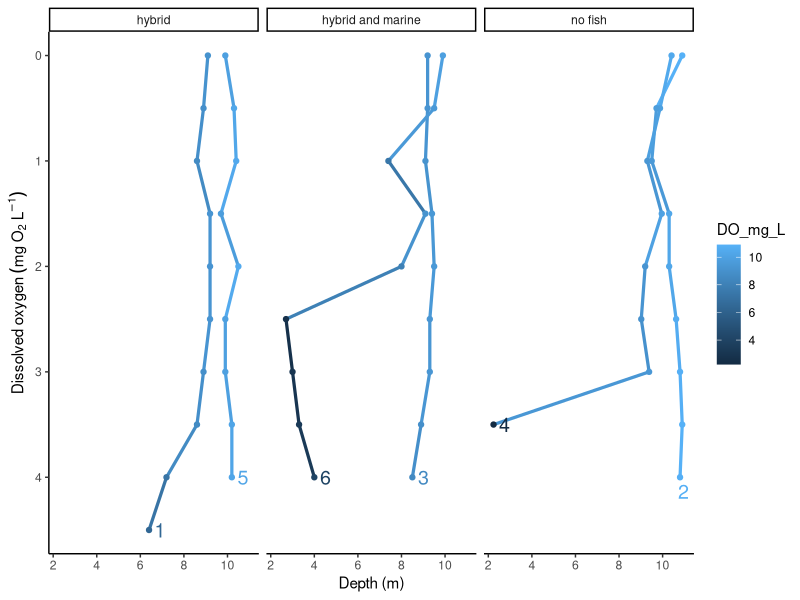
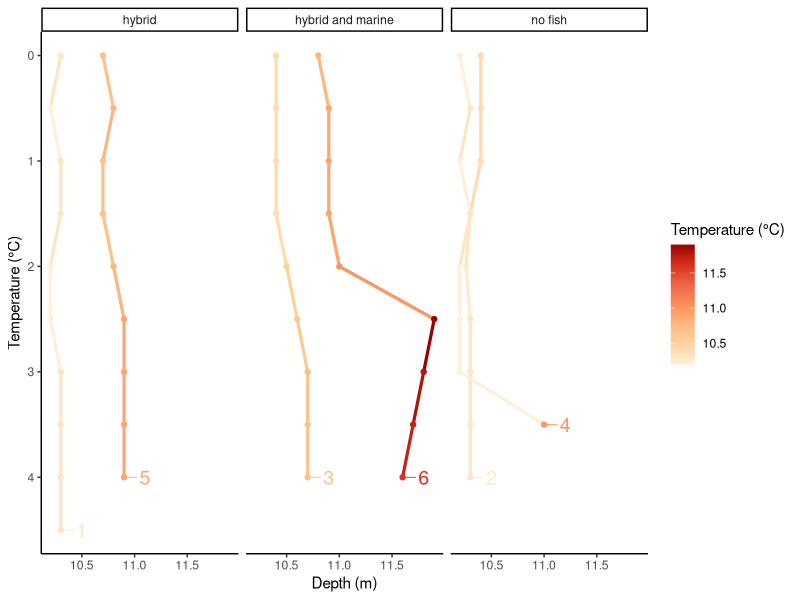
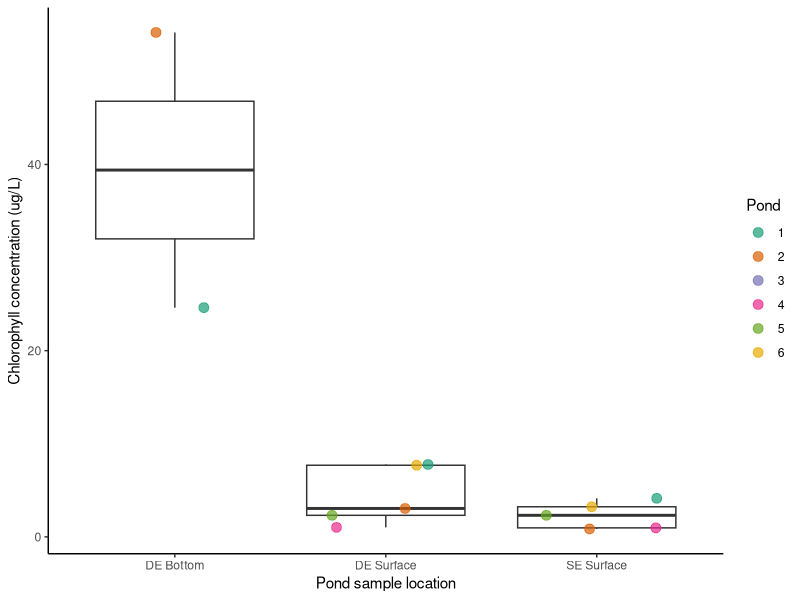
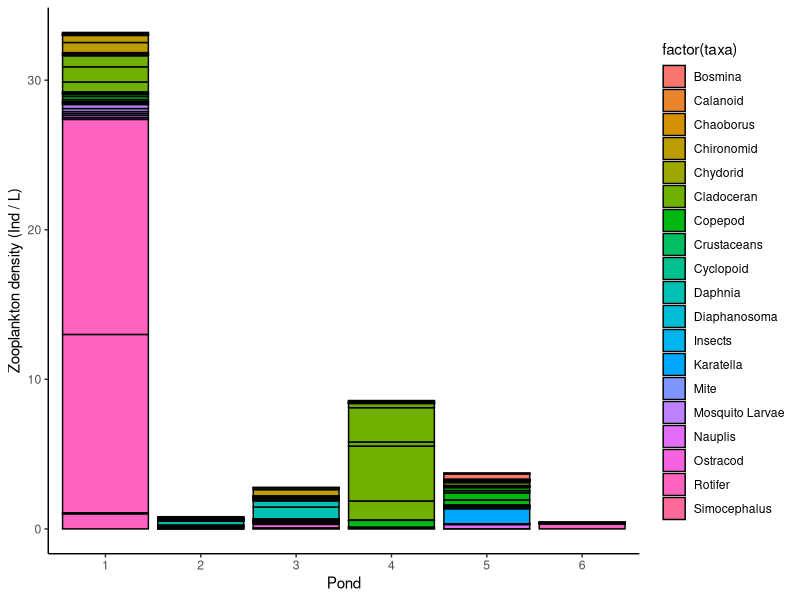
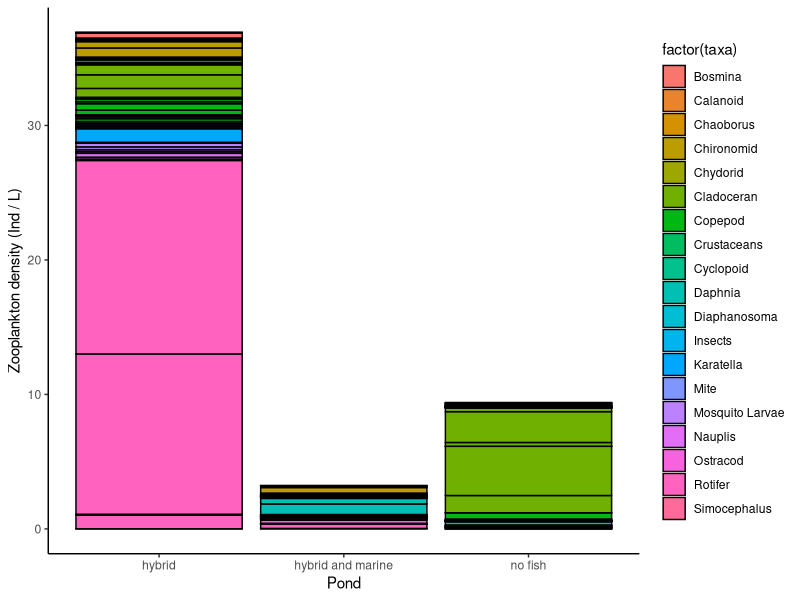
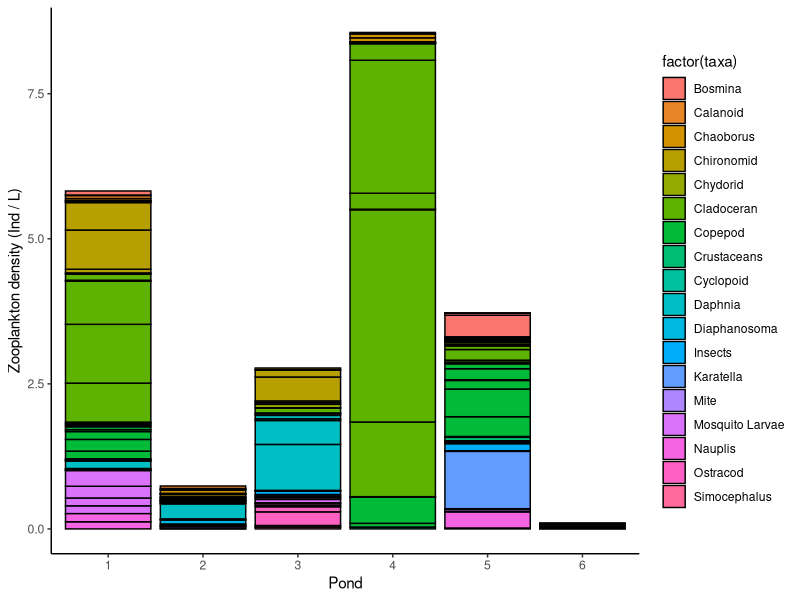
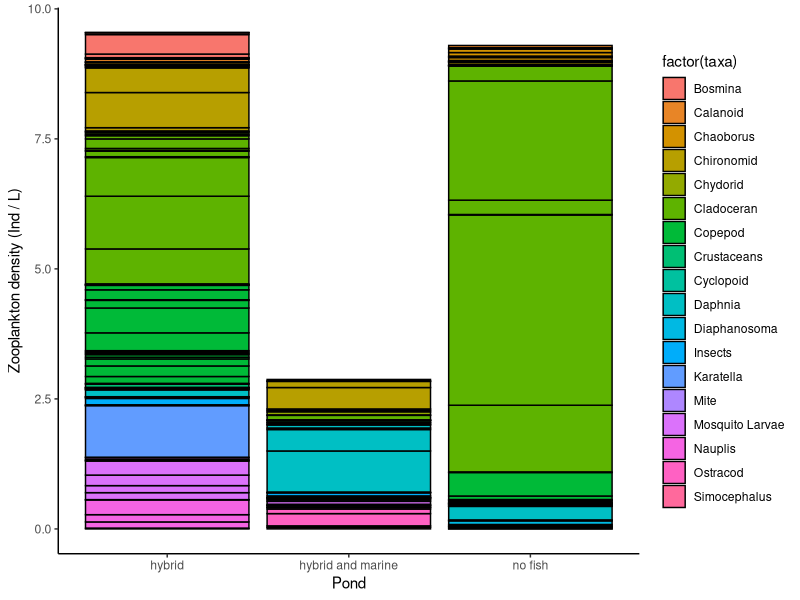
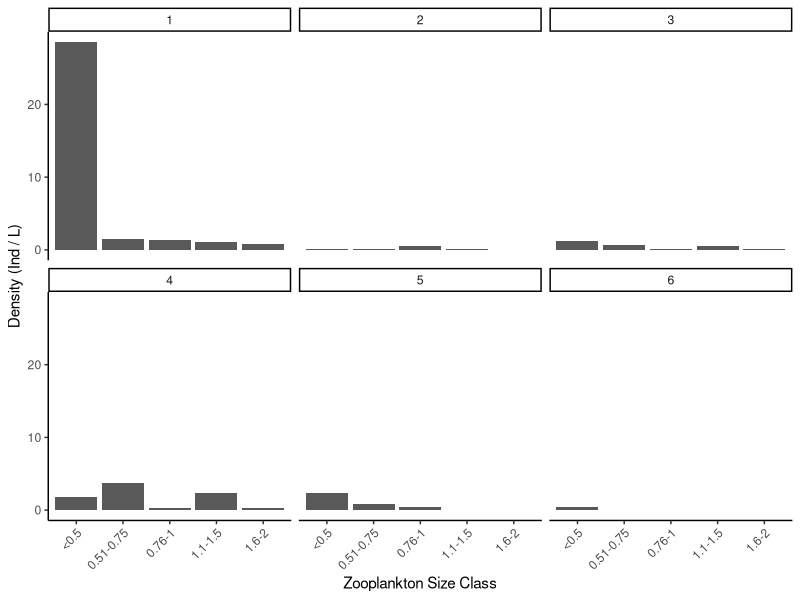

These figures' R source, in order:
## ---- chunk 1
knitr::opts_chunk$set(echo = TRUE)
library(tidyverse)
library(ggplot2)
library(dplyr)
library(vegan)
library(readxl)
library(tidyr)
library(stringr)
library(ggrepel)
library(RColorBrewer)
## ---- chunk 2
#setwd("YOUR DATA PATH")
getwd()
## ---- chunk 3
#load in class zooplankton data
zoops <- read.csv("../data/402_zoops_long.csv", check.names = FALSE)

#load in YSI and water quality data
profile_data <- read.csv("../data/402_Ponds_YSI_2025.csv") 
profile_data <- profile_data %>%
  mutate(pond = as.factor(pond))
water_quality <- read.csv("../data/402_Ponds_water quality_2025.csv")

#create dataframe without rotifers
zoops_no_rotifers <- zoops  |> 
  filter(taxa != "Rotifer")

## ---- chunk 4
endpoints <- profile_data  |> 
  group_by(pond, treatment)  |> 
  slice(which.max(depth_m))

dissolved_o2_plot <- profile_data  |> 
  ggplot(aes(x = DO_mg_L, y = depth_m,
             group = pond,
             color = DO_mg_L)) +
  geom_path(size = 1.1) +
  geom_point() +
  scale_y_reverse() +
  xlab("Depth (m)")+
  ylab(expression(Dissolved~oxygen~(mg~O[2]~L^-1)))+ 
  geom_text_repel(
    data = endpoints,
    aes(label = pond),
    nudge_x = 0.2,
    segment.size = 0.3,
    size = 5
  ) +
  theme_classic() +
  facet_wrap(~ treatment)
dissolved_o2_plot
## ---- chunk 5
endpoints_temp <- profile_data  |> 
  group_by(pond, treatment)  |> 
  slice(which.max(depth_m))

temp_plot <- profile_data  |> 
  ggplot(aes(x = temp_C, y = depth_m,
             group = pond,
             color = temp_C)) +
  geom_path(size = 1.1) +
  geom_point() +
  scale_y_reverse() +
  scale_color_distiller(
  palette = "OrRd",
  direction = 1,
  name = "Temperature (°C)")+
  labs(x = "Depth (m)",  
       y = "Temperature (°C)")+
  geom_text_repel(
    data = endpoints,
    aes(label = pond),
    nudge_x = 0.2,
    segment.size = 0.3,
    size = 5
  ) +
  theme_classic() +
  facet_wrap(~ treatment)
temp_plot
## ---- chunk 6
water_quality_plot_bylocation <- water_quality |> 
  ggplot(aes(x = location, 
             y = chla.ug_L.sample.water)) + 
  geom_boxplot() + 
  geom_jitter(aes(color = factor(pond)),
              width = 0.3, size = 3, alpha = 0.7) +
  scale_color_brewer(palette = "Dark2") + 
  theme_classic() +
  xlab("Pond sample location") + 
  ylab("Chlorophyll concentration (ug/L)") +
  labs(color = "Pond")

water_quality_plot_bylocation
## ---- chunk 7
colnames(zoops)
## ---- chunk 8
zoop_taxa_plot <- zoops  |> 
  ggplot(aes(x = factor(pond),
             y = density_count_per_L,
             fill = factor(taxa))) +
  geom_bar(stat = "identity", color = "black") +
  theme_classic() +
  ylab("Zooplankton density (Ind / L)") +
  xlab("Pond")

zoop_taxa_no_rotifer_plot <- zoops_no_rotifers  |> 
  ggplot(aes(x = factor(pond),
             y = density_count_per_L,
             fill = factor(taxa))) +
  geom_bar(stat = "identity", color = "black") +
  theme_classic() +
  ylab("Zooplankton density (Ind / L)") +
  xlab("Pond")

zoop_taxa_treat <- zoops  |> 
  ggplot(aes(x = factor(treatment),
             y = density_count_per_L,
             fill = factor(taxa))) +
  geom_bar(stat = "identity", color = "black") +
  theme_classic() +
  ylab("Zooplankton density (Ind / L)") +
  xlab("Pond")

zoop_taxa_no_rotifer_treat <- zoops_no_rotifers  |> 
  ggplot(aes(x = factor(treatment),
             y = density_count_per_L,
             fill = factor(taxa))) +
  geom_bar(stat = "identity", color = "black") +
  theme_classic() +
  ylab("Zooplankton density (Ind / L)") +
  xlab("Pond")


zoop_taxa_plot
zoop_taxa_treat
zoop_taxa_no_rotifer_plot
zoop_taxa_no_rotifer_treat
## ---- chunk 9
zoop_size_pond <- zoops |> 
  ggplot(aes(x = size, y = density_count_per_L)) +
  geom_bar(stat = "identity") +
  facet_wrap(~ pond) +
  theme_classic() +
  labs(x = "Zooplankton Size Class",
       y = "Density (Ind / L)",
       fill = "size") +
  theme(axis.text.x = element_text(angle = 45, hjust = 1))

zoop_size_pond_no_rotifer <- zoops_no_rotifers |> 
  ggplot(aes(x = size, y = density_count_per_L)) +
  geom_bar(stat = "identity") +
  facet_wrap(~ pond) +
  theme_classic() +
  labs(x = "Zooplankton Size Class",
       y = "Density (Ind / L)",
       fill = "size") +
  theme(axis.text.x = element_text(angle = 45, hjust = 1))

zoop_size_treat <- zoops |> 
  ggplot(aes(x = size, y = density_count_per_L)) +
  geom_bar(stat = "identity") +
  facet_wrap(~ treatment) +
  theme_classic() +
  labs(x = "Zooplankton Size Class",
       y = "Density (Ind / L)",
       fill = "size") +
  theme(axis.text.x = element_text(angle = 45, hjust = 1))

zoop_size_treat_no_rotifer <- zoops_no_rotifers |> 
  ggplot(aes(x = size, y = density_count_per_L)) +
  geom_bar(stat = "identity") +
  facet_wrap(~ treatment) +
  theme_classic() +
  labs(x = "Zooplankton Size Class",
       y = "Density (Ind / L)",
       fill = "size") +
  theme(axis.text.x = element_text(angle = 45, hjust = 1))

zoop_size_pond
zoop_size_pond_no_rotifer
zoop_size_treat
zoop_size_treat_no_rotifer
## ---- chunk 10
rank_df <- zoops_no_rotifers |> 
  group_by(pond) |> 
  arrange(pond, desc(density_count_per_L)) |> 
  mutate(rank = row_number()) |> 
  ungroup()

taxa_rank_pond <- ggplot(rank_df, aes(x = rank, y = density_count_per_L)) +
  geom_line() +
  geom_point() +
  scale_y_log10() +
  theme_classic() +
  labs(x = "Species Rank",
       y = "Zooplankton Density (Ind / L, log scale)") +
  facet_wrap(~ pond)

taxa_rank_pond
